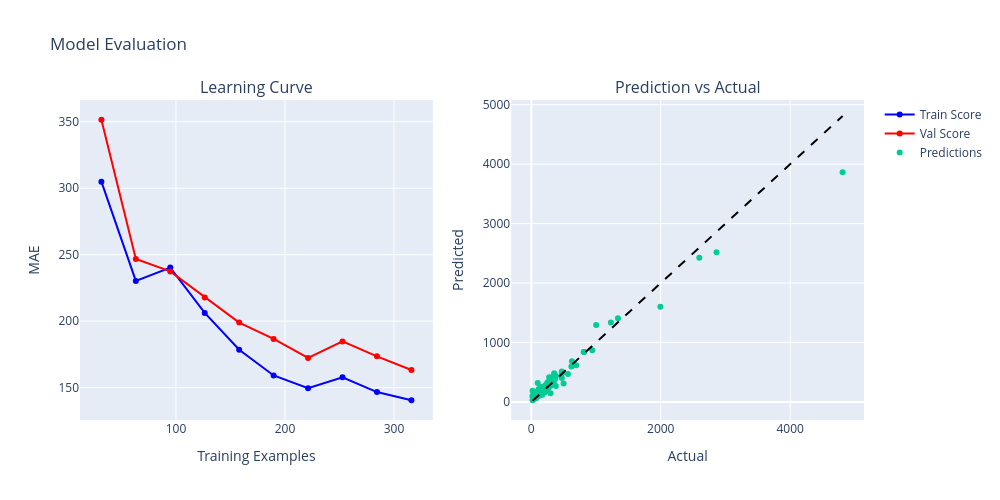

Source (notebook cell):
### Code cell
plotting_pred_vs_actual_LC(pipeline2, X_train_ride_2, y_train_ride_2, X_val_ride_2, y_val_ride_2, T1_ride, Val_ride)
